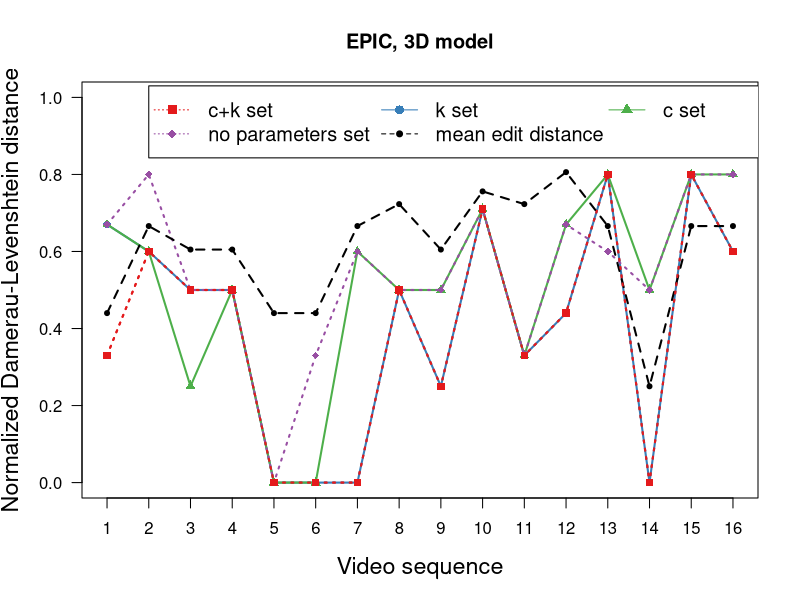

Source code (R):
library(RColorBrewer)

# Define data (x: videos, y: fit of model, edit distance with Damerau-Levenshtein)
xdata <- c(1,2,3,4,5,6,7,8,9,10,11,12,13,14,15,16)
model_ck <- c(0.33,0.6,0.5,0.5,0,0,0,0.5,0.25,0.71,0.33,0.44,0.8,0,0.8,0.6)
k_set <- c(0.67,0.6,0.5,0.5,0,0,0,0.5,0.25,0.71,0.33,0.44,0.8,0,0.8,0.6)
c_set <- c(0.67,0.6,0.25,0.5,0,0,0.6,0.5,0.5,0.71,0.33,0.67,0.8,0.5,0.8,0.8)
no_params <- c(0.67,0.8,0.5,0.5,0,0.33,0.6,0.5,0.5,0.71,0.33,0.67,0.6,0.5,0.8,0.8)
avg <- c(0.44,0.666,0.605,0.605,0.44,0.44,0.666,0.723,0.605,0.756,0.723,0.806,0.666,0.25,0.666,0.666)

col = brewer.pal(n=6,name='Set1')

# Plot model, c+k set
plot(xdata, model_ck, type='o', col=col[1], pch=15, lty=3, ylim=c(0,1.0), lwd=2, 
     ylab='Normalized Damerau-Levenshtein distance', main="EPIC, 3D model",
     xlab='Video sequence', las=1, xaxt='n', cex.lab=1.4)
axis(side=1, at=1:16, labels=xdata, cex.axis=1)

# Plot model without c
points(xdata, k_set, col=col[2], pch=16)
lines(xdata, k_set, col=col[2], lty=1, lwd=2)

# Plot model without k
points(xdata, c_set, col=col[3], pch=17)
lines(xdata, c_set, col=col[3], lty=1, lwd=2)

# Plot greedy without params
points(xdata, no_params, col=col[4], pch=18)
lines(xdata, no_params, col=col[4], lty=3, lwd=2)

# Plot avg/baseline
points(xdata, avg, col='black', pch=20)
lines(xdata, avg, col='black', lty=2, lwd=2)

# Plot model
points(xdata, model_ck, col=col[1], pch=15)
lines(xdata, model_ck, col=col[1], lty=3, lwd=2)


# Plot legend in 3 columns
legend_order <- matrix(1:6, ncol=3, byrow=TRUE)

legend(2,1.03, c('c+k set', 'k set', 'c set', 'no parameters set','mean edit distance')[legend_order], 
       col=c(col[1],col[2],col[3],col[4],'black')[legend_order], 
       pch=c(15,16,17,18,20)[legend_order], lty=c(3,1,1,3,2)[legend_order], ncol=3, cex=1.2)

